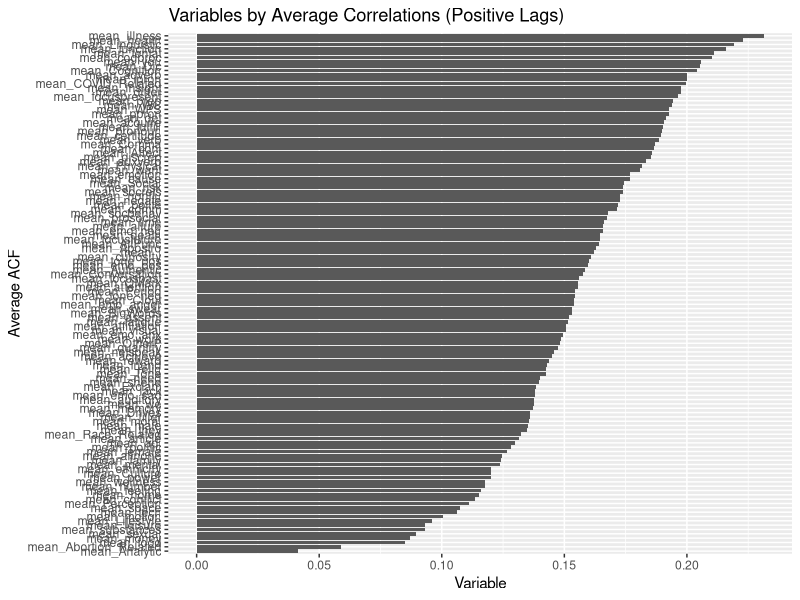
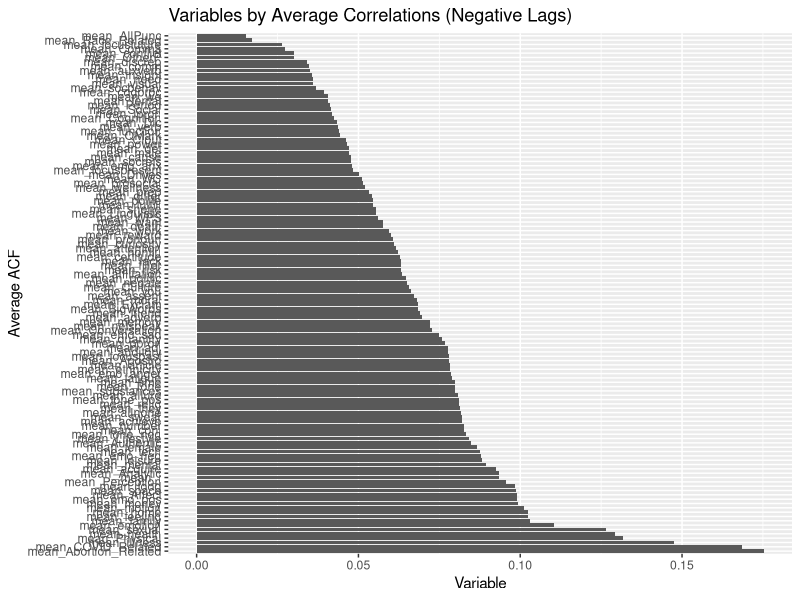
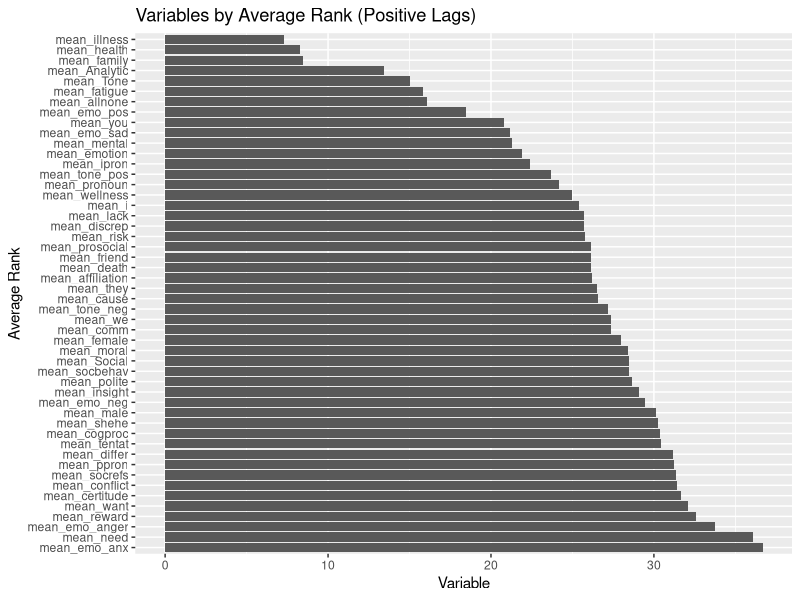
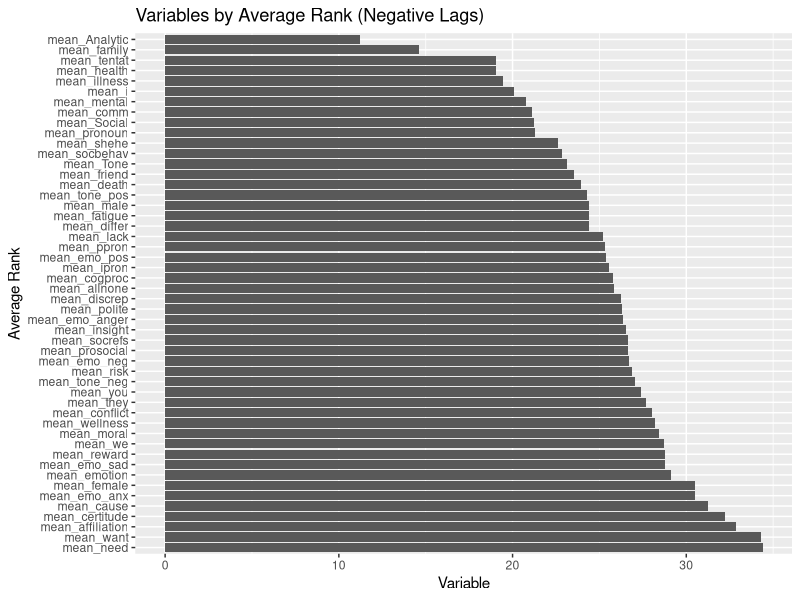
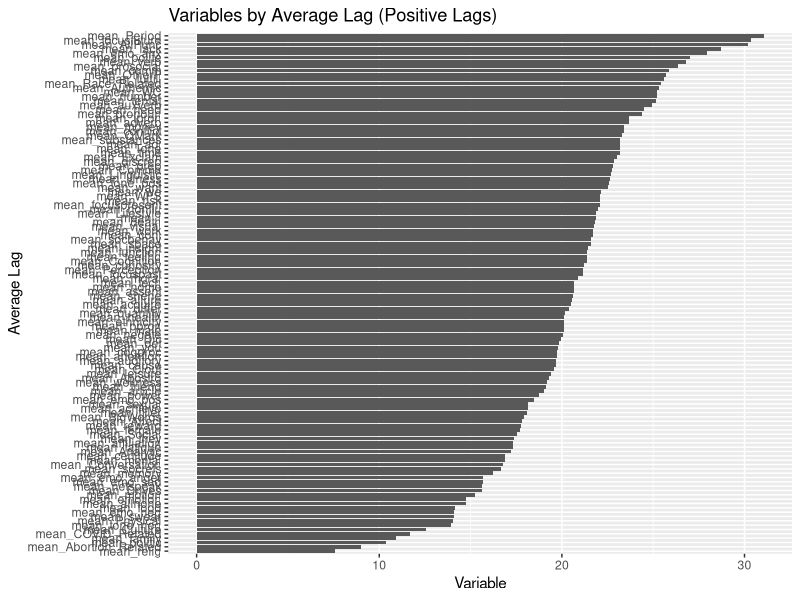
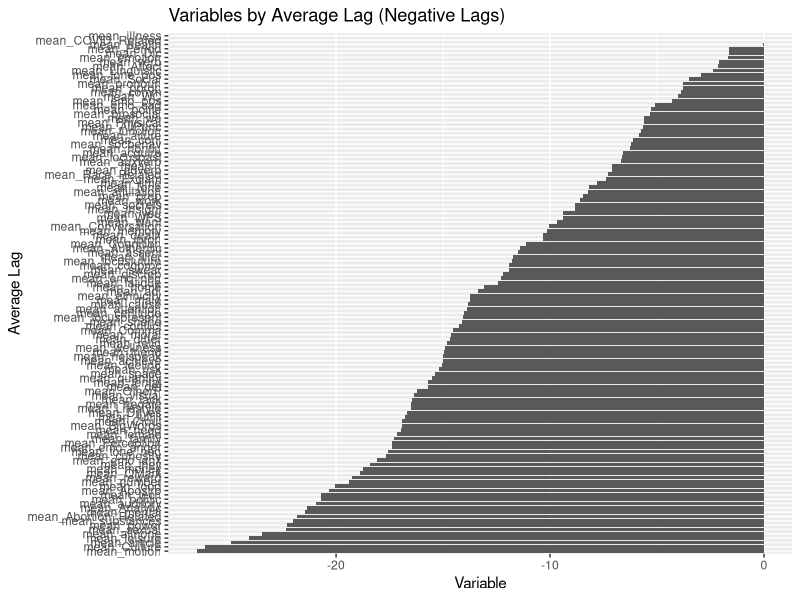
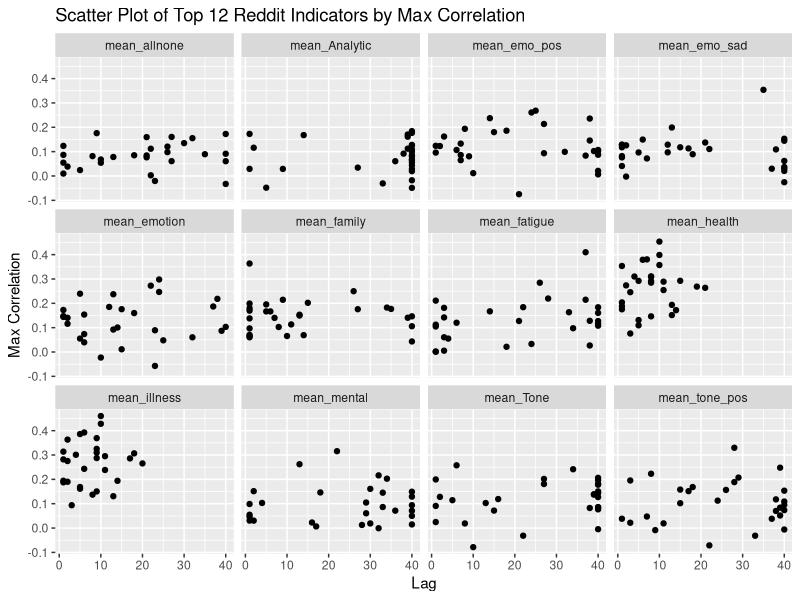

Here is the R script that generated these plots, in order:
## ---- chunk 1
library(tidyverse)
library(here)

## ---- chunk 2
here::set_here()
## ---- chunk 3
rank_avg <- read_csv("CSV Files/Average_City_Rank.csv")
table1 <- read_csv("CSV Files/table_of_average_acf_lag.csv")
combined <- read_csv("CSV Files/combined_data.csv")
reddit_and_cases <- read_csv("CSV Files/reddit_and_cases_deaths.csv")
## ---- chunk 4
ggplot(table1, aes(x = reorder(Variable,
                               abs(Average_ACF_positive)),
                   y = Average_ACF_positive))+
  geom_bar(stat = "identity")+
  coord_flip()+
  labs(x = "Average ACF",
       y = "Variable",
       title = "Variables by Average Correlations (Positive Lags)")

## ---- chunk 5
ggplot(table1, aes(x = reorder(Variable, -abs(Average_ACF_negative)),
                   y = Average_ACF_negative))+
  geom_bar(stat = "identity")+
  coord_flip()+
  labs(x = "Average ACF",
       y = "Variable",
       title = "Variables by Average Correlations (Negative Lags)")
## ---- chunk 6
ggplot(rank_avg, aes(x = reorder(Variable, -abs(avg_rank_pos)),
                     y = avg_rank_pos))+
  geom_bar(stat = "identity")+
  coord_flip()+
  labs(x = "Average Rank",
       y = "Variable",
       title = "Variables by Average Rank (Positive Lags)")
## ---- chunk 7
ggplot(rank_avg, aes(x = reorder(Variable, -abs(avg_rank_neg)),
                     y = avg_rank_neg))+
  geom_bar(stat = "identity")+
  coord_flip()+
  labs(x = "Average Rank",
       y = "Variable",
       title = "Variables by Average Rank (Negative Lags)")
## ---- chunk 8
ggplot(table1, aes(x = reorder(Variable, Average_Lag_positive), 
                   y = Average_Lag_positive))+
  geom_bar(stat = "identity")+
  coord_flip()+
  labs(x = "Average Lag",
       y = "Variable",
       title = "Variables by Average Lag (Positive Lags)")
## ---- chunk 9
ggplot(table1, aes(x = reorder(Variable, Average_Lag_negative), 
                   y = Average_Lag_negative))+
  geom_bar(stat = "identity")+
  coord_flip()+
  labs(x = "Average Lag",
       y = "Variable",
       title = "Variables by Average Lag (Negative Lags)")
## ---- chunk 10
top12variables <- c("mean_illness", "mean_health", "mean_family", "mean_Tone",
                    "mean_fatigue", "mean_Analytic", "mean_allnone", "mean_emo_pos",
                    "mean_mental", "mean_emo_sad", "mean_tone_pos", "mean_emotion")

top_12 <- combined %>% 
  filter(Lag > 0 & Variable %in% top12variables)

ggplot(top_12, aes(x = Lag, y = Max_ACF))+
  geom_point()+
  labs(x = "Lag",
       y = "Max Correlation", 
       title = "Scatter Plot of Top 12 Reddit Indicators by Max Correlation")+
  facet_wrap(~ Variable)

